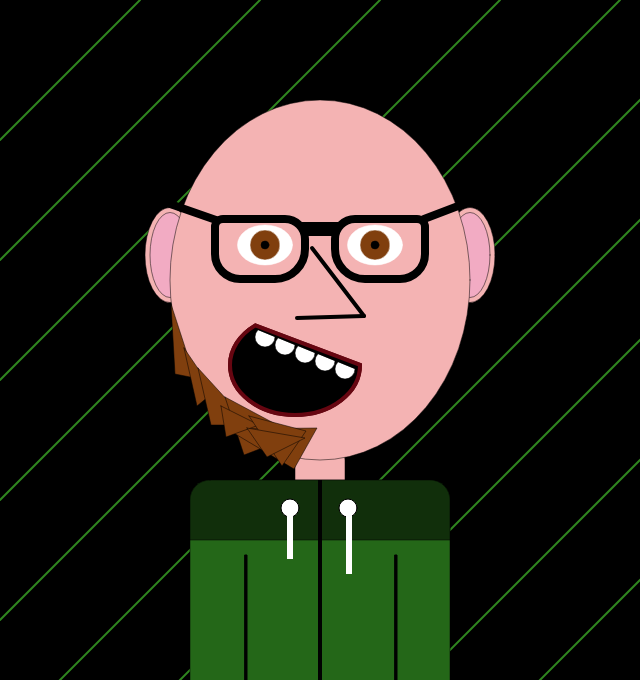
Frame 1 (no input)
Frame 60 (no input): identical to frame 1, image omitted
Frame 120 (the mouse pressed at the canvas centre since frame 60): identical to frame 1, image omitted

The p5.js sketch that drew this single still picture (run headless with seeded random() and noise() and a simulated clock; from frame 60 on, the mouse is pressed at the canvas centre):

// p5.js sketch
// ── sketch.js
var x, y;

var eyeCheck = 1;

function setup(){
            createCanvas(640,680);
            x = 320;
            y = 340;
}

function draw(){
            noFill();
            stroke(0)
            strokeWeight(2);
            background('#000000');


            if(eyeCheck == 1){
            //Background Detail 
                stroke(47,133,31);
                line(0,140,140,0);
                line(0,260,260,0);
                line(0,380,380,0);
                line(0,500,500,0);
                line(0,620,620,0);
                line(0,740,740,0);
                line(0,860,860,0);
                line(0,980,980,0);
                line(0,1100,1100,0);
                line(0,1220,1220,0);
            } else {
              //Background Detail 
                stroke(214,100,13);
                line(0,140,140,0);
                line(0,260,260,0);
                line(0,380,380,0);
                line(0,500,500,0);
                line(0,620,620,0);
                line(0,740,740,0);
                line(0,860,860,0);
                line(0,980,980,0);
                line(0,1100,1100,0);
                line(0,1220,1220,0);
            }

            //Return Settings
            noFill();9
            stroke(1)

            //Ears
            fill(244,179,179);
            strokeWeight(0.5);
            ellipse(x+150,y-85,50,95);
            ellipse(x-150,y-85,50,95);
            fill(242,171,195)
            strokeWeight(0.5);
            ellipse(x+150,y-85,40,85);
            ellipse(x-150,y-85,40,85);
            
            //Neck
            fill(244,179,179)
            rect(x-25,y+100,50,80,20);

            //Face Shape
            strokeWeight(0.5);
            fill(244,179,179);
            ellipse(x,y-60,300,360);
            
            //Jacket Shirt
            fill(36,103,24);
            rect(x-130,y+140,260,300,20);
            fill(17,47,11);
            rect(x-130,y+140,260,60,20,20,0,0);

            //Zip
            fill(0);
            strokeWeight(2);
            rect(x-1,y+141,2,200);

            fill(0);
            strokeWeight(1);
            rect(x+75,y+215,2,200);
            rect(x-75,y+215,2,200);

            //Cords
            stroke(0);
            fill(255);
            circle(x-30,y+168,18);
            circle(x+28,y+168,18);
            stroke(255)
            strokeWeight(2);
            rect(x-32,y+168,4,50);
            rect(x+27,y+168,4,65);

            //Glasses Frames
            strokeWeight(8);
            noFill();
            stroke(0)
            rect(x+15,y-121,90,60,20,8,25,40);
            rect(x-105,y-121,90,60,8,20,40,25);
            
            fill(0)
            rect(x-15,y-114,30,6);

            stroke(0);
            strokeWeight(8);
            line(x-104,y-120,130,190);
            line(x+104,y-121,500,190);

            //Nose
            strokeWeight(4);
            line(x-23, y-22, x+44, y-24);
            line(x-8, y-92, x+44, y-24);

            //Mouth
            stroke(102, 6, 17);
            arc(x-25,y+25, 130, 100, 0, PI + QUARTER_PI, CHORD);
            fill(0);
            arc(x-25,y+25, 130, 100, 0, PI + QUARTER_PI, CHORD);

            //Teeth
            stroke(0);
            strokeWeight(0.5)
            fill(255);
            arc(x-55,y-3, 20, 20, 0, PI + QUARTER_PI, CHORD);
            arc(x-35,y+5, 20, 20, 0, PI + QUARTER_PI, CHORD);
            arc(x-15,y+13, 20, 20, 0, PI + QUARTER_PI, CHORD);
            arc(x+5,y+21, 20, 20, 0, PI + QUARTER_PI, CHORD);
            arc(x+25,y+29, 20, 20, 0, PI + QUARTER_PI, CHORD);

            //Beard
            fill(128, 63, 14);
            quad(171,304,175,374,195,378,171,304); 
            quad(184,348,197,406,214,392,184,348);
            quad(198,368,211,425,250,425,198,368);
            quad(225,397,244,455,296,435,225,397);
            quad(227,429,294,469,317,428,227,429);
            quad(221,406,226,437,259,425,221,406);
            quad(249,416,282,466,306,431,249,416);
            quad(247,428,267,457,305,438,247,428);
        

            if(eyeCheck == 1){
                //Left Eye
                fill(255);
                stroke(255);
                ellipse(x-55,y-95,55,40);
                fill(128, 63, 14);
                ellipse(x-55,y-95,30,30);
                fill(0);
                stroke(0);
                ellipse(x-55,y-95,8,8);
                
                //Right Eye
                fill(255);
                stroke(255);
                ellipse(x+55,y-95,55,40);
                fill(128, 63, 14);
                ellipse(x+55,y-95,30,30);
                fill(0);
                stroke(0);
                ellipse(x+55,y-95,8,8);

            } else {
                //Left Eye
                stroke(0);
                fill(0);
                ellipse(x-55,y-95,55,40);
                fill(255);
                ellipse(x-55,y-95,55,30);
                fill(168, 12, 33);
                stroke(168, 12, 33);
                ellipse(x-55,y-95,8,8);
                
                //Right Eye
                fill(0);
                stroke(0)
                ellipse(x+55,y-95,55,40);
                fill(255);
                ellipse(x+55,y-95,55,30);
                fill(168, 12, 33);
                stroke(168, 12, 33);
                ellipse(x+55,y-95,8,8);

                //Tounge
                fill(102, 6, 17);
                arc(x-45,y+50, 45, 80, 0, PI + QUARTER_PI, CHORD);
                
                //Chest & Nips
                fill(244,179,179);
                rect(x-130,y+140,260,300,20);
                fill(217, 104, 183);
                ellipse(x+50,y+220,10,10);
                ellipse(x-50,y+220,10,10);

                //Arms
                fill(0);
                strokeWeight(1);
                rect(x+75,y+215,2,200);
                rect(x-75,y+215,2,200);
                
            }
}

function mouseClicked() {
    if (eyeCheck === 0) {
      eyeCheck = 1;
    } else {
      //eyeCheck = 0;
    }
    window.alert(mouseX+" "+mouseY);
}
        
